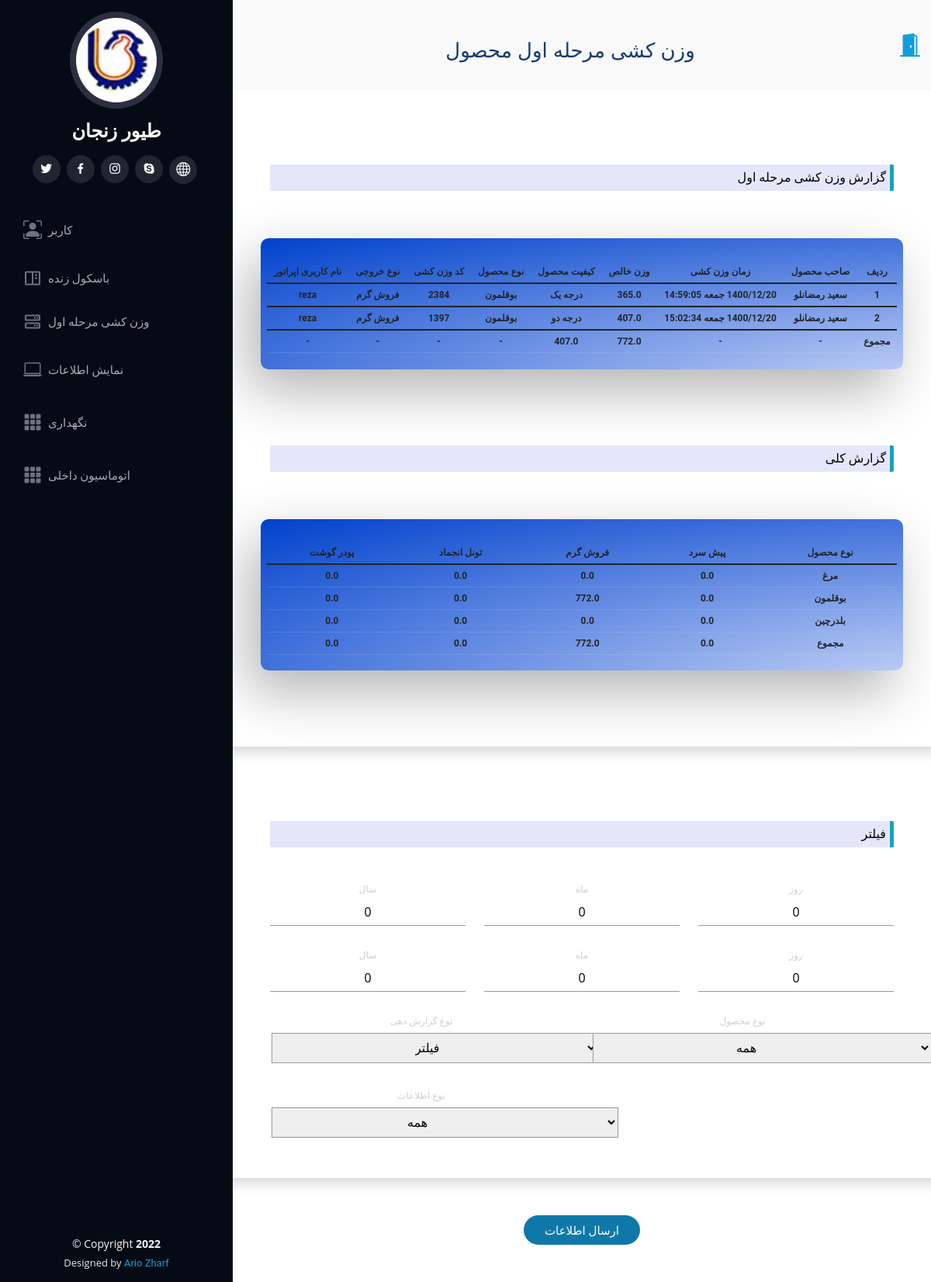
Page /weight/lifting/list/0/0/0/0/0/0/0/0/0/ (signed in) on the earlier database version.
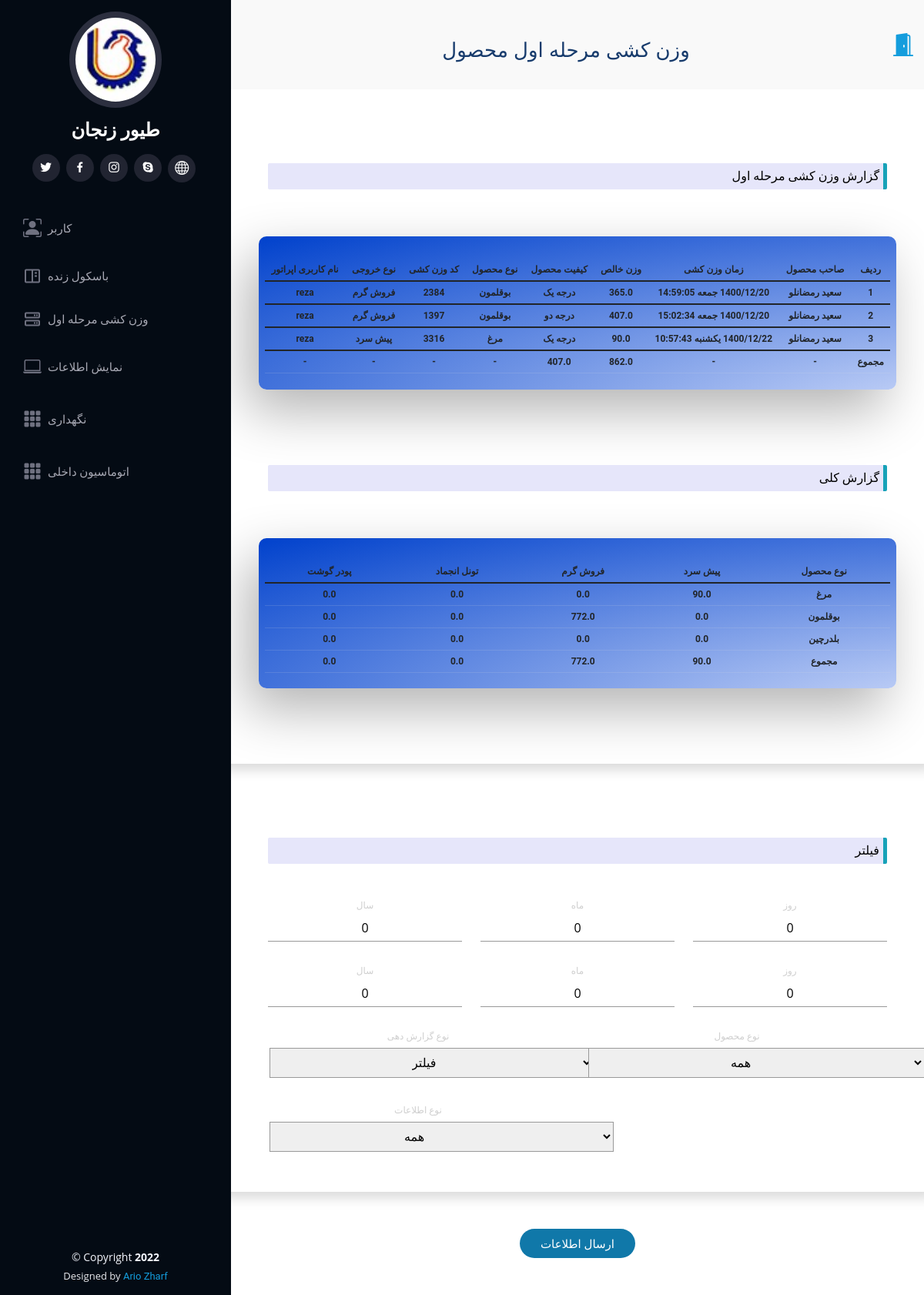
Same page on the later database version.
### WareHouseApp/models.py (models this page shows, shortened)
class FirstWeightLifting(models.Model):
    choice_status = models.BooleanField(default=False)
    weighting_time = models.FloatField(default=time.time())
    weighting_time_format = models.CharField(default=time.ctime(time.time()), max_length=30)
    weight = models.FloatField()
    class_product = models.BooleanField(default=True)
    code = models.CharField(max_length=5, default='1')
    type_of_gender = (('C', "chicken"),
                      ('T', "turkey"),
                      ('Q', "quail"))
    product_category = models.CharField(max_length=1, choices=type_of_gender)
    weight_lifting_id = models.CharField(default=str(uuid1().int), max_length=250, primary_key=True)
    sale_cat = (
        ('P', 'pre-cold'),
        ('D', 'distribute'),
        ('F', 'freezing tunnel'),
        ('G', 'gate_bandi'),
        ('Z', 'podr_gosht'),
    )
    sales_category = models.CharField(max_length=1, choices=sale_cat)
    Weight_Lifting_Manager = models.CharField(max_length=20, default='admin')
    product_owner = models.ForeignKey(ProductOwner, on_delete=models.PROTECT, null=True)

### WareHouseApp/views.py (the view, shortened to what this page needs)
def weight_lifting_list(requests, product_category='0', model_type='0', year='0', month='0', day='0', deadline_year='0', deadline_month='0', deadline_day='0', output_type='0'):
    if requests.user.is_authenticated:
        ceo_list = models.CEO.objects.all().filter(username=requests.user.username)
        if len(ceo_list) > 0 or requests.user.is_superuser:
            if model_type == '0':
                fwl_list = models.FirstWeightLifting.objects.all()
            elif model_type == '1':
                fwl_list = models.FirstWeightLifting.objects.all().filter(sales_category='P')
            elif model_type == '2':
                fwl_list = models.FirstWeightLifting.objects.all().filter(sales_category='D')
            elif model_type == '3':
                fwl_list = models.FirstWeightLifting.objects.all().filter(sales_category='F')
            elif model_type == '4':
                fwl_list = models.FirstWeightLifting.objects.all().filter(sales_category='G')
            else:
                fwl_list = models.FirstWeightLifting.objects.all().filter(sales_category='Z')
            if product_category == '1':
                fwl_list = fwl_list.filter(product_category='C')
            elif product_category == '2':
                fwl_list = fwl_list.filter(product_category='T')
            elif product_category == '3':
                fwl_list = fwl_list.filter(product_category='Q')
            if output_type == '0':
                po_temp = loader.get_template('WareHouseApp/weight_lifting_list.html')
            else:
                po_temp = loader.get_template('WareHouseApp/report_fwl.html')
            final_list = []
            total_list = [
                [0.0, 0.0, 0.0, 0.0, 0.0],
                [0.0, 0.0, 0.0, 0.0, 0.0],
                [0.0, 0.0, 0.0, 0.0, 0.0],
                [0.0, 0.0, 0.0, 0.0, 0.0],
            ]
            counter = 0
            total__weight = 0
            total__weight_1 = 0
            for fwl in fwl_list:
                counter += 1
                if fwl.product_category == 'C':
                    prod_category = 'مرغ'
                    row = 0
                elif fwl.product_category == 'T':
                    prod_category = 'بوقلمون'
                    row = 1
                elif fwl.product_category == 'Q':
                    prod_category = 'بلدرچین'
                    row = 2
                if fwl.sales_category == 'P' :
                    sale_cat = 'پیش سرد'
                    col = 0
                elif fwl.sales_category == 'D':
                    sale_cat = 'فروش گرم'
                    col = 1
                elif fwl.sales_category == 'F':
                    sale_cat = 'تونل انجماد'
                    col = 2
                elif fwl.sales_category == 'G':
                    sale_cat = 'قطعه بندی'
                    col = 3
                elif fwl.sales_category == 'Z':
                    sale_cat = 'پودر گوشت'
                    col = 4
                total_list[row][col] += fwl.weight
                total_list[-1][col] += fwl.weight
                final_list.append([
                    counter,
                    fwl.product_owner.name + ' ' + fwl.product_owner.last_name,
                    fwl.weighting_time_format,
                    fwl.weight,
                    'درجه یک' if fwl.class_product else 'درجه دو',
                    prod_category,
                    fwl.code,
                    sale_cat,
                    fwl.Weight_Lifting_Manager,
                ])
                total__weight += fwl.weight
                total__weight_1 += 0.0 if fwl.class_product else fwl.weight
            final_list.append([
                'مجموع',
                '-',
                '-',
                total__weight,
                total__weight_1,
                '-',
                '-',
                '-',
                '-',
            ])
            t = time.ctime(time.time() + information.time_dif).split()
            year, month, day, week_day = utils.ad2solar(year=int(t[-1]), month=t[1], day=int(t[2]), week_day=t[0])
            t = '{0}/{1}/{2} {3} {4}'.format(str(year), str(month), str(day), str(week_day), str(t[3]))
            context = {
                'request': requests,
                'fwl_list': final_list,
                'tl': total_list,
                'date': t,
                'type': 'گزارش وزن کشی مرحله اول',
            }
            return HttpResponse(po_temp.render(context))
    return HttpResponseRedirect(reverse('Error', args=["you can't access to this page"]))

### WareHouseApp/LIB/utils.py (called while the page is built)
def ad2solar(year, month, day, week_day):
    month2int = {
        'Jan': 1,
        'Feb': 2,
        'Mar': 3,
        'Apr': 4,
        'May': 5,
        'Jun': 6,
        'Jul': 7,
        'Aug': 8,
        'Sep': 9,
        'Oct': 10,
        'Nov': 11,
        'Dec': 12,
    }
    week = {
        'Sat': 'شنبه',
        'Sun': 'یکشنبه',
        'Mon': 'دوشنبه',
        'Tue': 'سه شنبه',
        'Wed': 'چهارشنبه',
        'Thu': 'پنج شنبه',
        'Fri': 'جمعه',
    }
    time = jdatetime.date.fromgregorian(year=year, month=month2int[month], day=day)
    return time.year, time.month, time.day, week[week_day]

### WareHouseApp/templates/WareHouseApp/weight_lifting_list.html (shortened to what the changed rows need)
{% extends 'WareHouseApp/main.html' %}
{% load static %}
{% block title%}
<h2>وزن کشی مرحله اول محصول</h2>
{% endblock %}
{% block content %}
<div class=" cont" dir="rtl">
         <div class="row form sign-in shadow p-5 mb-5 bg-white rounded d-flex align-items-stretch">
             <div class="fresh-table full-color-blue badge filter badge-blue"  style="overflow-x: scroll;">
                      <table id="fresh-table1" class="table">
                        <thead>
                          <th>ردیف</th>
                          <th>صاحب محصول</th>
                          <th>زمان وزن کشی </th>
                          <th>وزن خالص</th>
                          <th>کیفیت محصول</th>
                          <th>نوع محصول</th>
                          <th>کد وزن کشی</th>
                          <th>نوع خروجی</th>
                          <th>نام کاربری اپراتور</th>
                        </thead>
                        {% for fwl in fwl_list %}
                        <label >
                            <tbody>
                              <tr>
                                <td>{{ fwl.0 }}</td>
                                <td>{{ fwl.1 }}</td>
                                <td>{{ fwl.2 }}</td>
                                <td>{{ fwl.3 }}</td>
                                <td>{{ fwl.4 }}</td>
                                <td>{{ fwl.5 }}</td>
                                <td>{{ fwl.6 }}</td>
                                <td>{{ fwl.7 }}</td>
                                <td>{{ fwl.8 }}</td>
                              </tr>
                            </tbody>
                        </label>
                          {% endfor %}
                      </table>
             </div>
             <div class="fresh-table full-color-blue badge filter badge-blue" style="overflow-x: scroll;" >
                      <table id="fresh-table" class="table">
                        <thead>
                          <th>نوع محصول</th>
                          <th>پیش سرد</th>
                          <th>فروش گرم</th>
                          <th>تونل انجماد</th>
                          <th>پودر گوشت</th>
                        </thead>
                        <label >
                            <tbody>
                              <tr>
                                <td>مرغ</td>
                                <td>{{ tl.0.0 }}</td>
                                <td>{{ tl.0.1 }}</td>
                                <td>{{ tl.0.2 }}</td>
                                <td>{{ tl.0.3 }}</td>
                              </tr>
                              <tr>
                                <td>مجموع</td>
                                <td>{{ tl.3.0 }}</td>
                                <td>{{ tl.3.1 }}</td>
                                <td>{{ tl.3.2 }}</td>
                                <td>{{ tl.3.3 }}</td>
                              </tr>
                            </tbody>
                        </label>
                      </table>
             </div>
         </div>
    </div>
{% endblock %}

Differences in the rows shown:
added FirstWeightLifting: weighting_time_format "1400/12/22 یکشنبه 10:57:43", weight "90.0", code "3316", Weight_Lifting_Manager "reza"
Other differences:
{{ tl.0.0 }}: "0.0" → "90.0"
{{ tl.3.0 }}: "0.0" → "90.0"
new list line: "3 سعید رمضانلو درجه یک مرغ پیش سرد"
new list line: "مجموع - - 862.0 407.0 - - - -"
list line gone: "مجموع - - 772.0 407.0 - - - -"
